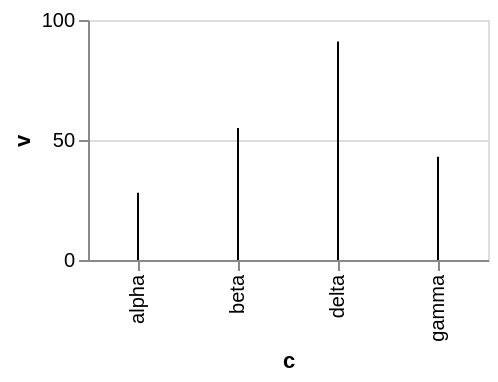

This figure's Vega-Lite source:
### Vega-Lite specification from a JSON file in a GitHub repository (floating-point values rounded to 4 significant figures)
{"$schema": "https://vega.github.io/schema/vega-lite/v6.json", "width": 200, "height": 120, "data": {"values": [{"c": "alpha", "v": 28, "w": 3, "t": "2024-01-07"}, {"c": "beta", "v": 55, "w": 7, "t": "2024-03-19"}, {"c": "gamma", "v": 43, "w": 5, "t": "2024-06-02"}, {"c": "delta", "v": 91, "w": 9, "t": "2024-09-11"}]}, "mark": {"type": "rule", "cornerRadiusTopLeft": 8}, "encoding": {"x": {"field": "c", "type": "nominal"}, "y": {"field": "v", "type": "quantitative"}}}
